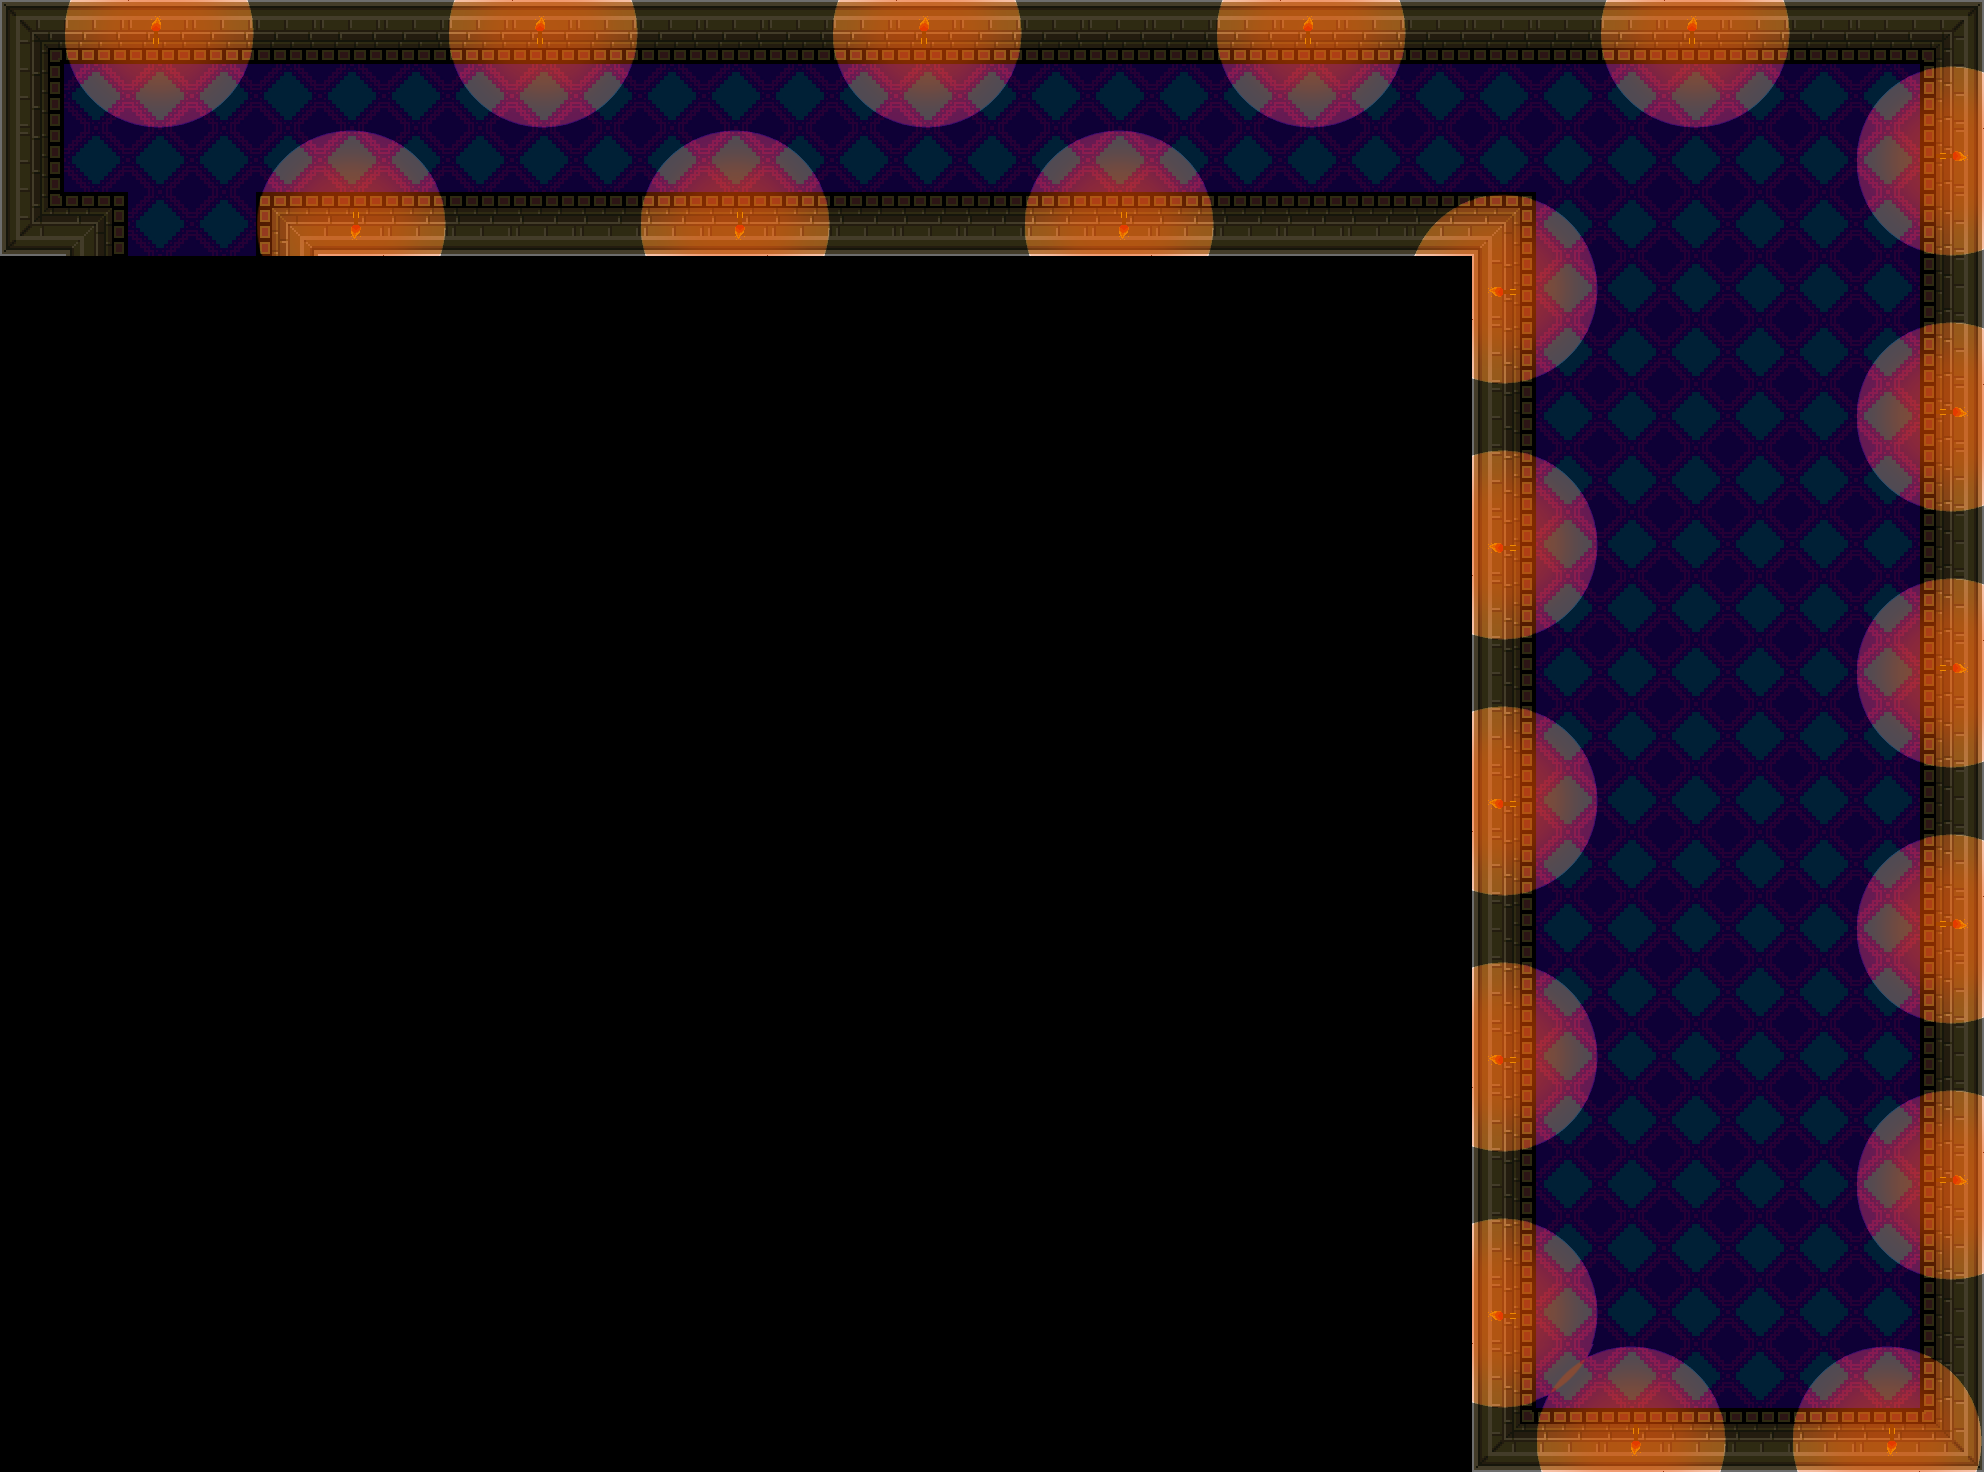

A level layout from a 2D game, rendered from its tile map. Below: a short description, then the map file with tile-grid data replaced by summaries:
An orthogonal 31x23 tile map with 64x64 px tiles, 5 tile layers (under0, under1, under2, over0, ...), 2 tilesets and 105 objects (103x wall, 2x COSBkitchen).

<map version="1.0" tiledversion="1.1.3" orientation="orthogonal" renderorder="right-down" width="31" height="23" tilewidth="64" tileheight="64" infinite="0" nextobjectid="230">
 <tileset firstgid="1" name="COS" tilewidth="64" tileheight="64" tilecount="49" columns="7">
  <image source="COS.png" width="448" height="448" />
  <tile id="33">
   <animation>
    <frame tileid="29" duration="200" />
    <frame tileid="7" duration="1200" />
    <frame tileid="28" duration="200" />
   </animation>
  </tile>
  <tile id="42">
   <animation>
    <frame tileid="0" duration="1200" />
    <frame tileid="28" duration="200" />
    <frame tileid="29" duration="200" />
   </animation>
  </tile>
  <tile id="43">
   <animation>
    <frame tileid="1" duration="1000" />
    <frame tileid="28" duration="200" />
    <frame tileid="29" duration="200" />
    <frame tileid="1" duration="200" />
   </animation>
  </tile>
  <tile id="44">
   <animation>
    <frame tileid="2" duration="800" />
    <frame tileid="28" duration="200" />
    <frame tileid="29" duration="200" />
    <frame tileid="2" duration="400" />
   </animation>
  </tile>
  <tile id="45">
   <animation>
    <frame tileid="9" duration="600" />
    <frame tileid="28" duration="200" />
    <frame tileid="29" duration="200" />
    <frame tileid="9" duration="600" />
   </animation>
  </tile>
  <tile id="46">
   <animation>
    <frame tileid="16" duration="400" />
    <frame tileid="28" duration="200" />
    <frame tileid="29" duration="200" />
    <frame tileid="16" duration="800" />
   </animation>
  </tile>
  <tile id="47">
   <animation>
    <frame tileid="15" duration="200" />
    <frame tileid="28" duration="200" />
    <frame tileid="29" duration="200" />
    <frame tileid="15" duration="1000" />
   </animation>
  </tile>
  <tile id="48">
   <animation>
    <frame tileid="28" duration="200" />
    <frame tileid="29" duration="200" />
    <frame tileid="14" duration="1200" />
   </animation>
  </tile>
 </tileset>
 <tileset firstgid="50" name="Torch" tilewidth="64" tileheight="64" tilecount="28" columns="7">
  <image source="Torch.png" width="448" height="256" />
  <tile id="4">
   <animation>
    <frame tileid="1" duration="550" />
    <frame tileid="4" duration="50" />
    <frame tileid="1" duration="700" />
    <frame tileid="4" duration="50" />
    <frame tileid="1" duration="400" />
    <frame tileid="4" duration="50" />
   </animation>
  </tile>
  <tile id="11">
   <animation>
    <frame tileid="8" duration="550" />
    <frame tileid="11" duration="50" />
    <frame tileid="8" duration="700" />
    <frame tileid="11" duration="50" />
    <frame tileid="8" duration="400" />
    <frame tileid="11" duration="50" />
   </animation>
  </tile>
  <tile id="12">
   <animation>
    <frame tileid="9" duration="550" />
    <frame tileid="12" duration="50" />
    <frame tileid="9" duration="700" />
    <frame tileid="12" duration="50" />
    <frame tileid="9" duration="400" />
    <frame tileid="12" duration="50" />
   </animation>
  </tile>
  <tile id="23">
   <animation>
    <frame tileid="0" duration="550" />
    <frame tileid="23" duration="50" />
    <frame tileid="0" duration="700" />
    <frame tileid="23" duration="50" />
    <frame tileid="0" duration="400" />
    <frame tileid="23" duration="50" />
   </animation>
  </tile>
  <tile id="25">
   <animation>
    <frame tileid="21" duration="550" />
    <frame tileid="25" duration="50" />
    <frame tileid="21" duration="700" />
    <frame tileid="25" duration="50" />
    <frame tileid="21" duration="400" />
    <frame tileid="25" duration="50" />
   </animation>
  </tile>
  <tile id="26">
   <animation>
    <frame tileid="22" duration="550" />
    <frame tileid="26" duration="50" />
    <frame tileid="22" duration="700" />
    <frame tileid="26" duration="50" />
    <frame tileid="22" duration="400" />
    <frame tileid="26" duration="50" />
   </animation>
  </tile>
  <tile id="27">
   <animation>
    <frame tileid="14" duration="100" />
    <frame tileid="27" duration="100" />
    <frame tileid="27" duration="100" />
    <frame tileid="27" duration="100" />
   </animation>
  </tile>
 </tileset>
 <layer name="under0" width="31" height="23">
  <data>[713 cells, 204 non-empty, 1 distinct tile ids]</data>
 </layer>
 <layer name="under1" width="31" height="23">
  <data>[713 cells, 104 non-empty, 13 distinct tile ids]</data>
 </layer>
 <layer name="under2" width="31" height="23">
  <data>[713 cells, 24 non-empty, 2 distinct tile ids]</data>
 </layer>
 <layer name="over0" width="31" height="23">
  <data>[713 cells, 279 non-empty, 12 distinct tile ids]</data>
 </layer>
 <objectgroup name="walls">
  <object id="83" name="wall" gid="13" x="1920" y="768" width="64" height="64" />
  <object id="84" name="wall" gid="13" x="1920" y="832" width="64" height="64" />
  <object id="85" name="wall" gid="13" x="1920" y="896" width="64" height="64" />
  <object id="88" name="wall" gid="13" x="1920" y="1088" width="64" height="64" />
  <object id="89" name="wall" gid="13" x="1920" y="1152" width="64" height="64" />
  <object id="90" name="wall" gid="13" x="1920" y="1216" width="64" height="64" />
  <object id="91" name="wall" gid="13" x="1920" y="1280" width="64" height="64" />
  <object id="92" name="wall" gid="13" x="1920" y="1344" width="64" height="64" />
  <object id="93" name="wall" gid="13" x="1920" y="1408" width="64" height="64" />
  <object id="94" name="wall" gid="13" x="1920" y="1472" width="64" height="64" />
  <object id="95" name="wall" gid="13" x="1856" y="1472" width="64" height="64" />
  <object id="96" name="wall" gid="13" x="1792" y="1472" width="64" height="64" />
  <object id="97" name="wall" gid="13" x="1728" y="1472" width="64" height="64" />
  <object id="98" name="wall" gid="13" x="1664" y="1472" width="64" height="64" />
  <object id="99" name="wall" gid="13" x="1600" y="1472" width="64" height="64" />
  <object id="100" name="wall" gid="13" x="1536" y="1472" width="64" height="64" />
  <object id="101" name="wall" gid="13" x="1472" y="1472" width="64" height="64" />
  <object id="102" name="wall" gid="13" x="1472" y="1472" width="64" height="64" />
  <object id="125" name="wall" gid="12" x="1920" y="640" width="64" height="64" />
  <object id="127" name="wall" gid="12" x="1920" y="1024" width="64" height="64" />
  <object id="128" name="wall" gid="12" x="1920" y="960" width="64" height="64" />
  <object id="129" name="wall" gid="12" x="1920" y="704" width="64" height="64" />
  <object id="130" name="wall" gid="12" x="1472" y="768" width="64" height="64" />
  <object id="131" name="wall" gid="12" x="1472" y="704" width="64" height="64" />
  <object id="132" name="wall" gid="12" x="1472" y="640" width="64" height="64" />
  <object id="133" name="wall" gid="12" x="1472" y="832" width="64" height="64" />
  <object id="134" name="wall" gid="12" x="1472" y="896" width="64" height="64" />
  <object id="135" name="wall" gid="12" x="1472" y="960" width="64" height="64" />
  <object id="136" name="wall" gid="12" x="1472" y="1024" width="64" height="64" />
  <object id="137" name="wall" gid="12" x="1472" y="1088" width="64" height="64" />
  <object id="138" name="wall" gid="12" x="1472" y="1152" width="64" height="64" />
  <object id="139" name="wall" gid="12" x="1472" y="1216" width="64" height="64" />
  <object id="140" name="wall" gid="12" x="1472" y="1344" width="64" height="64" />
  <object id="141" name="wall" gid="12" x="1472" y="1408" width="64" height="64" />
  <object id="142" name="wall" gid="12" x="1472" y="1280" width="64" height="64" />
  <object id="156" name="wall" gid="12" x="1920" y="576" width="64" height="64" />
  <object id="157" name="wall" gid="12" x="1920" y="512" width="64" height="64" />
  </objectgroup>
 <layer name="over1" width="31" height="23">
  <data>[713 cells, 0 non-empty, 0 distinct tile ids]</data>
 </layer>
</map>
<!-- 68 of 105 objects omitted -->
